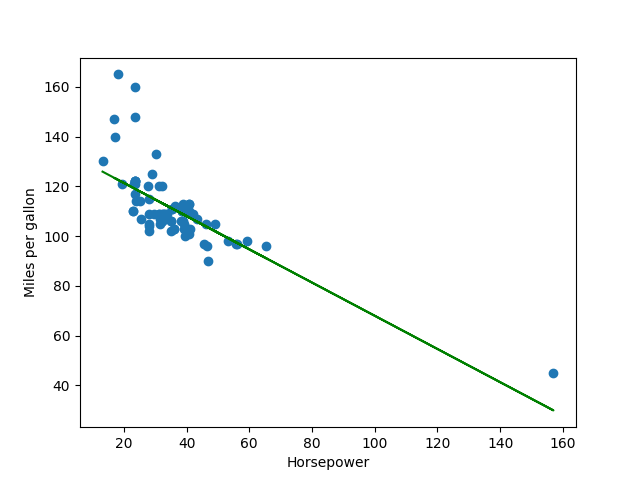

Write the Python code that produced this figure.
import numpy as np
import matplotlib.pyplot as plt
import pandas as pd
from sklearn.linear_model import LinearRegression

data = pd.read_csv('data.csv')

X = data['HP'].values.reshape(-1, 1)
Y = data['MPG'].values

model = LinearRegression()
model.fit(X, Y)
print(model.intercept_, model.coef_)
plt.scatter(X, Y)
plt.plot(X, model.predict(X), color='green')
plt.xlabel("Horsepower")
plt.ylabel("Miles per gallon")
plt.show()
